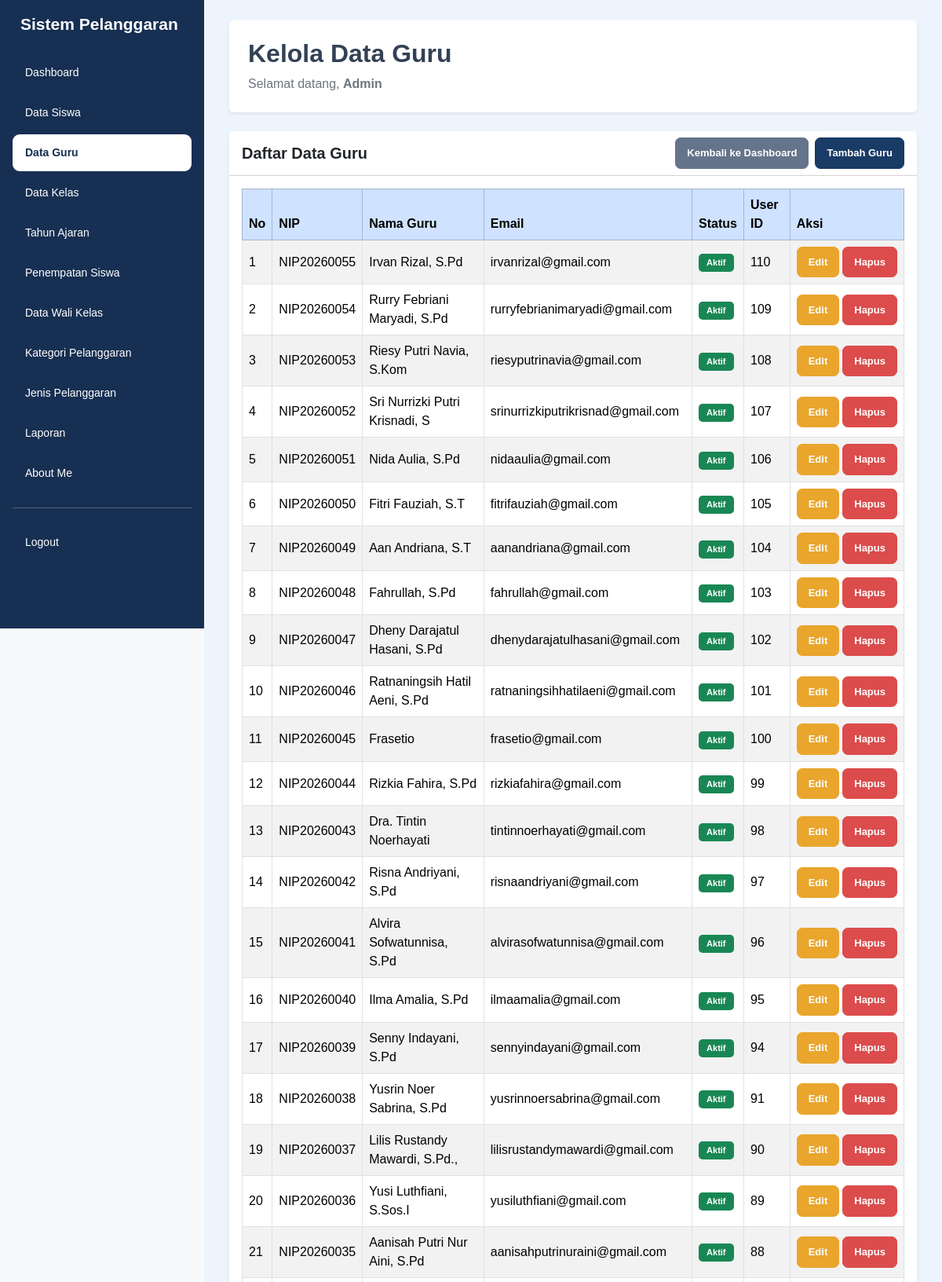
/data_guru.php (signed in, upper part), run on the app's committed database.
### tables this page shows
CREATE TABLE `t_guru` (
  `id` int(11) NOT NULL,
  `nip` varchar(30) NOT NULL,
  `nama` varchar(30) NOT NULL,
  `email` varchar(150) NOT NULL,
  `status_aktif` tinyint(1) NOT NULL,
  `user_id` int(11) NOT NULL,
  `created_at` timestamp NOT NULL DEFAULT current_timestamp(),
  `updated_at` timestamp NOT NULL DEFAULT current_timestamp()
);

### data_guru.php (the view, shortened to what this page needs)
<?php
include 'config/koneksi.php';
$name = $_SESSION['name'] ?? 'Admin';
$halaman = basename($_SERVER['PHP_SELF']);
$query = mysqli_query(
    $koneksi,
    "SELECT * FROM t_guru ORDER BY id DESC"
);
?>
<!DOCTYPE html>
<html lang="id">
<head>
    <link href="https://cdn.jsdelivr.net/npm/bootstrap@5.3.8/dist/css/bootstrap.min.css"
          rel="stylesheet">
    <link rel="stylesheet"
          href="https://cdn.datatables.net/3.1.4/css/dataTables.dataTables.min.css">
    <link rel="stylesheet" href="style/style.css">
</head>
<body class="bg-light">
<div class="container-fluid">
    <div class="row">
        <div class="sidebar col-md-3 col-lg-2 position-fixed top-0 start-0 vh-100 p-3 overflow-auto">
            <h4 class="text-white mb-4">Sistem Pelanggaran</h4>
            <ul class="nav nav-pills flex-column gap-1">
                <li class="nav-item">
                    <a href="dashboard.php" class="nav-link text-white">
                        Dashboard
                    </a>
                </li>
                <li class="nav-item">
                    <a href="data_siswa.php" class="nav-link text-white">
                        Data Siswa
                    </a>
                </li>
                <li class="nav-item">
                    <a href="data_guru.php"
                       class="nav-link <?= $halaman == 'data_guru.php' ? 'active' : 'text-white'; ?>">
                        Data Guru
                    </a>
                </li>
                <li class="nav-item">
                    <a href="data_kelas.php" class="nav-link text-white">
                        Data Kelas
                    </a>
                </li>
                <li class="nav-item">
                    <a href="data_tahun_ajaran.php" class="nav-link text-white">
                        Tahun Ajaran
                    </a>
                </li>
                <li class="nav-item">
                    <a href="data_penempatan_siswa.php" class="nav-link text-white">
                        Penempatan Siswa
                    </a>
                </li>
                <li class="nav-item">
                    <a href="data_wali_kelas.php" class="nav-link text-white">
                        Data Wali Kelas
                    </a>
                </li>
                <li class="nav-item">
                    <a href="data_kategori_pelanggaran.php" class="nav-link text-white">
                        Kategori Pelanggaran
                    </a>
                </li>
                <li class="nav-item">
                    <a href="data_jenis_pelanggaran.php" class="nav-link text-white">
                        Jenis Pelanggaran
                    </a>
                </li>
                <li class="nav-item">
                    <a href="laporan.php" class="nav-link text-white">
                        Laporan
                    </a>
                </li>
                <li class="nav-item">
                    <a href="about_me.php" class="nav-link text-white">
                        About Me
                    </a>
                </li>
                <hr class="border-white">
                <li class="nav-item">
                    <a href="logout.php" class="nav-link text-white">
                        Logout
                    </a>
                </li>
            </ul>
        </div>
        <main class="content-main">
            <div class="page-content">
                <div class="bg-white rounded shadow-sm p-4 mb-4">
                    <h2 class="fw-bold">Kelola Data Guru</h2>
                    <p class="text-secondary mb-0">
                        Selamat datang,
                        <b><?= htmlspecialchars($name); ?></b>
                    </p>
                </div>
                <div class="card shadow-sm border-0">
                    <div class="card-header bg-white">
                        <div class="d-flex justify-content-between align-items-center flex-wrap gap-2">
                            <h5 class="mb-0 fw-bold">Daftar Data Guru</h5>
                            <div class="d-flex gap-2">
                                <a href="dashboard.php" class="btn btn-secondary btn-sm">
                                    Kembali ke Dashboard
                                </a>
                                <a href="tambah_guru.php" class="btn btn-primary btn-sm">
                                    Tambah Guru
                                </a>
                            </div>
                        </div>
                    </div>
                    <div class="card-body">
                        <div class="table-responsive">
                            <table id="tabelGuru"
                                   class="table table-bordered table-striped table-hover align-middle w-100">
                                <thead class="table-primary">
                                    <tr>
                                        <th>No</th>
                                        <th>NIP</th>
                                        <th>Nama Guru</th>
                                        <th>Email</th>
                                        <th>Status</th>
                                        <th>User ID</th>
                                        <th>Aksi</th>
                                    </tr>
                                </thead>
                                <tbody>
                                <?php
                                $no = 1;
                                if (mysqli_num_rows($query) > 0) {
                                    while ($data = mysqli_fetch_assoc($query)) {
                                ?>
                                    <tr>
                                        <td><?= $no++; ?></td>
                                        <td>
                                            <?= htmlspecialchars($data['nip'] ?? '-'); ?>
                                        </td>
                                        <td>
                                            <?= htmlspecialchars($data['nama'] ?? '-'); ?>
                                        </td>
                                        <td>
                                            <?= htmlspecialchars($data['email'] ?? '-'); ?>
                                        </td>
                                        <td>
                                            <?php if (($data['status_aktif'] ?? 0) == 1) { ?>
                                                <span class="badge bg-success">
                                                    Aktif
                                                </span>
                                            <?php } else { ?>
                                                <span class="badge bg-secondary">
                                                    Tidak Aktif
                                                </span>
                                            <?php } ?>
                                        </td>
                                        <td>
                                            <?= htmlspecialchars((string)($data['user_id'] ?? '-')); ?>
                                        </td>
                                        <td>
                                            <div class="d-flex gap-1">
                                                <a href="edit_guru.php?id=<?= urlencode($data['id']); ?>"
                                                   class="btn btn-warning btn-sm">
                                                    Edit
                                                </a>
                                                <a href="hapus_guru.php?id=<?= urlencode($data['id']); ?>"
                                                   class="btn btn-danger btn-sm"
                                                   onclick="return confirm('Yakin ingin menghapus data guru ini?')">
                                                    Hapus
                                                </a>
                                            </div>
                                        </td>
                                    </tr>
                                <?php
                                    }
                                } ?>
                                </tbody>
                            </table>
                        </div>
                    </div>
                </div>
            </div>
        </main>
    </div>
</div>
</body>
</html>

### style/style.css (style rules this page uses)
* { box-sizing: border-box; }
html { width: 100%; min-height: 100%; overflow-x: hidden; }
body { width: 100%; min-height: 100vh; margin: 0; padding: 0; font-family: Arial, Helvetica, sans-serif; background-color: #edf4fd; color: #334155; }
a { text-decoration: none; }
.sidebar { position: fixed !important; top: 0; left: 0; width: 260px !important; max-width: 260px !important; height: 100vh; padding: 24px 15px; background-color: #172f52 !important; z-index: 1001; overflow-y: auto; overflow-x: hidden; flex: none !important; }
.sidebar h4 { color: #ffffff; font-size: 21px; font-weight: 700; margin: 0 0 38px; padding: 0 10px; line-height: 1.4; }
.sidebar .nav { display: flex; flex-direction: column; gap: 7px; }
.sidebar .nav-item { width: 100%; }
.sidebar .nav-link { display: block; width: 100%; padding: 13px 16px; border-radius: 9px; color: #e2eaf6; font-size: 14px; font-weight: 500; transition: all 0.2s ease; }
.sidebar .nav-link.active { background-color: #ffffff !important; color: #172f52 !important; font-weight: 700; }
.content-main { display: block !important; position: relative; width: calc(100% - 260px) !important; max-width: none !important; min-height: 100vh; margin-left: 260px !important; margin-right: 0 !important; padding: 25px 32px 35px !important; background-color: #edf4fd; overflow-x: hidden; }
.btn { display: inline-flex; justify-content: center; align-items: center; border-radius: 7px; padding: 9px 14px; font-size: 13px; font-weight: 600; white-space: nowrap; transition: all 0.2s ease; }
.btn-primary { background-color: #193b65; border-color: #193b65; color: #ffffff; }
.btn-secondary { background-color: #64748b; border-color: #64748b; color: #ffffff; }
.btn-warning { background-color: #e9a52c; border-color: #e9a52c; color: #ffffff; }
.btn-danger { background-color: #dc4c4c; border-color: #dc4c4c; color: #ffffff; }
.table-responsive { display: block; width: 100%; max-width: 100%; overflow-x: auto; }
.badge { display: inline-block; padding: 6px 10px; border-radius: 5px; font-size: 11px; font-weight: 600; }
@media (min-width: 768px) { .content-main { padding-top: 25px !important; } }

### data on the page
t_guru: nip "NIP20260055", nama "Irvan Rizal, S.Pd", email "irvanrizal@gmail.com", status_aktif "Aktif", user "110"
t_guru: nip "NIP20260054", nama "Rurry Febriani Maryadi, S.Pd", email "rurryfebrianimaryadi@gmail.com", status_aktif "Aktif", user "109"
t_guru: nip "NIP20260053", nama "Riesy Putri Navia, S.Kom", email "riesyputrinavia@gmail.com", status_aktif "Aktif", user "108"
t_guru: nip "NIP20260052", nama "Sri Nurrizki Putri Krisnadi, S", email "srinurrizkiputrikrisnad@gmail.com", status_aktif "Aktif", user "107"
t_guru: nip "NIP20260051", nama "Nida Aulia, S.Pd", email "nidaaulia@gmail.com", status_aktif "Aktif", user "106"
t_guru: nip "NIP20260050", nama "Fitri Fauziah, S.T", email "fitrifauziah@gmail.com", status_aktif "Aktif", user "105"
t_guru: nip "NIP20260049", nama "Aan Andriana, S.T", email "aanandriana@gmail.com", status_aktif "Aktif", user "104"
t_guru: nip "NIP20260048", nama "Fahrullah, S.Pd", email "fahrullah@gmail.com", status_aktif "Aktif", user "103"
t_guru: nip "NIP20260047", nama "Dheny Darajatul Hasani, S.Pd", email "dhenydarajatulhasani@gmail.com", status_aktif "Aktif", user "102"
t_guru: nip "NIP20260046", nama "Ratnaningsih Hatil Aeni, S.Pd", email "ratnaningsihhatilaeni@gmail.com", status_aktif "Aktif", user "101"
t_guru: nip "NIP20260045", nama "Frasetio", email "frasetio@gmail.com", status_aktif "Aktif", user "100"
t_guru: nip "NIP20260044", nama "Rizkia Fahira, S.Pd", email "rizkiafahira@gmail.com", status_aktif "Aktif", user "99"
t_guru: nip "NIP20260043", nama "Dra. Tintin Noerhayati", email "tintinnoerhayati@gmail.com", status_aktif "Aktif", user "98"
t_guru: nip "NIP20260042", nama "Risna Andriyani, S.Pd", email "risnaandriyani@gmail.com", status_aktif "Aktif", user "97"
t_guru: nip "NIP20260041", nama "Alvira Sofwatunnisa, S.Pd", email "alvirasofwatunnisa@gmail.com", status_aktif "Aktif", user "96"
t_guru: nip "NIP20260040", nama "Ilma Amalia, S.Pd", email "ilmaamalia@gmail.com", status_aktif "Aktif", user "95"
t_guru: nip "NIP20260039", nama "Senny Indayani, S.Pd", email "sennyindayani@gmail.com", status_aktif "Aktif", user "94"
t_guru: nip "NIP20260038", nama "Yusrin Noer Sabrina, S.Pd", email "yusrinnoersabrina@gmail.com", status_aktif "Aktif", user "91"
t_guru: nip "NIP20260037", nama "Lilis Rustandy Mawardi, S.Pd.,", email "lilisrustandymawardi@gmail.com", status_aktif "Aktif", user "90"
t_guru: nip "NIP20260036", nama "Yusi Luthfiani, S.Sos.I", email "yusiluthfiani@gmail.com", status_aktif "Aktif", user "89"
t_guru: nip "NIP20260035", nama "Aanisah Putri Nur Aini, S.Pd", email "aanisahputrinuraini@gmail.com", status_aktif "Aktif", user "88"

### other printed values
$name "Admin"
